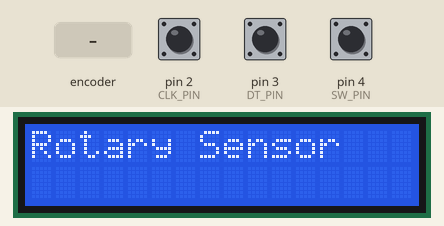
Simulated run of this sketch. Board: Arduino Mega 2560, built with avr-gcc and run on an emulated ATmega2560. On the bench: 16×2 character LCD. The test bench sets the inputs (shaded band); at power-on: pin 4 (SW_PIN) HIGH, pin 2 (CLK_PIN) HIGH, pin 3 (DT_PIN) HIGH. What the sketch prints to the serial monitor is not drawn.

Above: at 1.2 s.
1.3 s: rotary encoder on pin 2 (CLK_PIN) / pin 3 (DT_PIN) turned 1 step (first pin leading)
At 2.4 s:
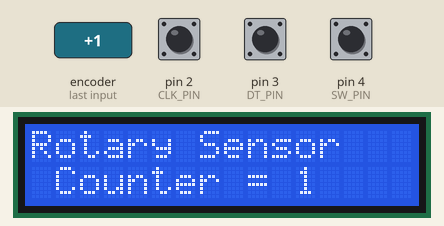
3.0 s: pin 4 (SW_PIN) pulled LOW for 0.15 s
At 3.7 s:
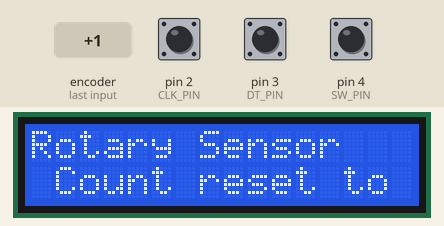
4.6 s: rotary encoder on pin 2 (CLK_PIN) / pin 3 (DT_PIN) turned 3 steps (first pin leading)
At 6.3 s:
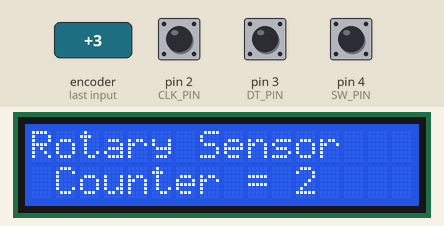
6.7 s: pin 4 (SW_PIN) pulled LOW for 1 s
At 7.7 s:
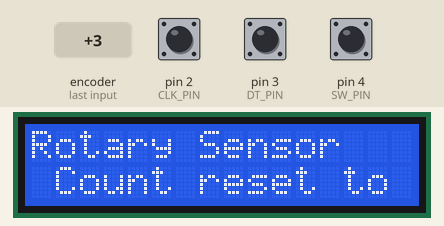
Timing chart, 0 to 9.7 s (numbered marks = the images above; inputs shaded):
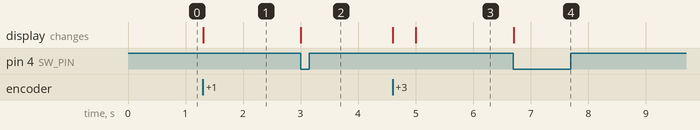

The sketch:

rotary_sensor.ino
```cpp
#include <LiquidCrystal.h>
#define SERIAL_BAUDRATE 9600
#define CLK_PIN 2 // 定義連接腳位
#define DT_PIN 3
#define SW_PIN 4

#define interruptA 0 // UNO腳位2是interrupt 0，其他板子請見官方網頁

volatile long count = 0;
unsigned long t = 0;
 LiquidCrystal lcd(8, 9, 10, 45, 43, 41,39,37,35,33,31);


void setup() {
  Serial.begin(SERIAL_BAUDRATE);
  // 當狀態下降時，代表旋轉編碼器被轉動了
  attachInterrupt(interruptA, rotaryEncoderChanged, FALLING);
  pinMode(CLK_PIN, INPUT_PULLUP); // 輸入模式並啟用內建上拉電阻
  pinMode(DT_PIN, INPUT_PULLUP);
  pinMode(SW_PIN, INPUT_PULLUP);
    lcd.begin(16, 2);
  // Print a message to the LCD.
  lcd.print("Rotary Sensor");

}
void loop() {
  if(digitalRead(SW_PIN) == LOW){ // 按下開關，歸零
     count = 0;
     Serial.println("count reset to 0");
      lcd.setCursor(1, 1);
        lcd.print("              ") ;
       lcd.setCursor(1, 1);
      lcd.print("Count reset to 0");

     delay(300);
  }
}
void rotaryEncoderChanged(){ // when CLK_PIN is FALLING
  unsigned long temp = millis();
  if(temp - t < 200) // 去彈跳
    return;
  t = temp;

  // DT_PIN的狀態代表正轉或逆轉
  count += digitalRead(DT_PIN) == HIGH ? 1 : -1;
  Serial.println(count);
    lcd.setCursor(1, 1);
    lcd.print("                 ") ;
   lcd.setCursor(1, 1);
  lcd.print("Counter = ");
  lcd.print(count);

}
```

Measured:
- after the input at 1.3 s, the display: changes at once (image 1)
- after the input at 3.0 s, the display: changes at once (image 2)
- after the input at 4.6 s, the display: first changes at once (image 3 shows a later state)
- after the input at 6.7 s, the display: changes at once (image 4)
